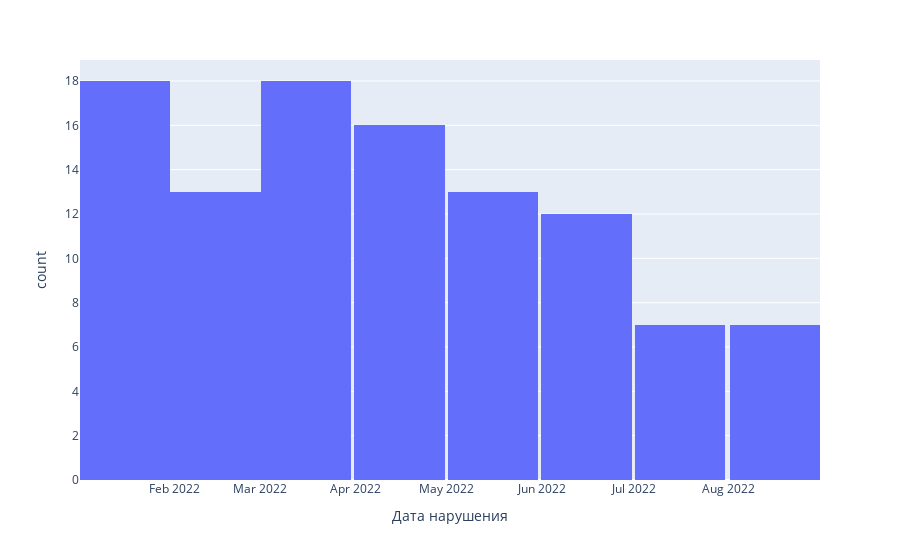

Write notebook code for a chart like this one.
### Code cell
import plotly.express as px
fig = px.histogram(df, x='Дата нарушения')
fig.show()
